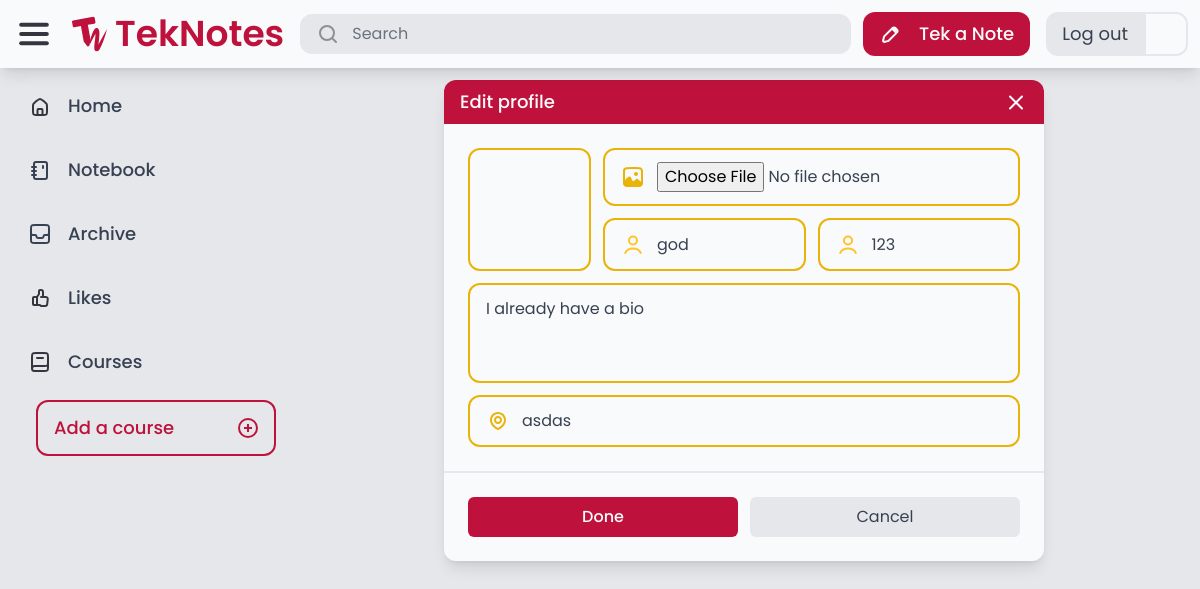
The page /auth/profile/edit/ (signed in) on the database its author committed.
### authentication/models.py (models this page shows, shortened)
class Profile(models.Model):
    user = models.OneToOneField(User, on_delete=models.CASCADE)
    bio = models.TextField(max_length=500, default="No bio yet.")
    avatar = models.ImageField(default="avatars/default.jpg", upload_to="avatars/")
    location = models.CharField(max_length=30, blank=True)

### authentication/views.py (the view)
# urls.py: path("profile/edit/", views.edit_profile, name="edit_profile"),
@login_required
def edit_profile(request):
    profile = Profile.objects.get(user=request.user)
    if request.method == "POST":
        if "avatar" in request.FILES:
            profile.avatar = request.FILES["avatar"]
        profile.user.first_name = request.POST.get(
            "first_name", profile.user.first_name
        )
        profile.user.last_name = request.POST.get("last_name", profile.user.last_name)
        profile.bio = request.POST.get("bio", profile.bio)
        profile.location = request.POST.get("location", profile.location)
        profile.user.save()
        profile.save()
        return redirect("auth:profile", user_id=request.user.id)
    else:
        return render(request, "authentication/edit_profile.html", {"profile": profile})

### core/context_processors.py (called while the page is built)
def courses_list(request):
    return {
        'your_courses': Course.objects.all().distinct()
    }

### authentication/templates/authentication/edit_profile.html (shortened to what this page needs)
{% extends 'core/base.html' %}
{% load static %}
{% block content %}
    <div class="flex flex-col max-w-[600px] w-full rounded-xl bg-gray-50 self-center shadow-lg">
        <div class="flex px-4 py-2 bg-rose-700 w-full justify-between items-center rounded-t-xl">
            <p class="font-medium text-gray-50 text-lg">Edit profile</p>
            <a href="javascript:history.back()"><img src="{% static 'teknotes/images/Close.svg' %}" alt="x"></a>
        </div>
        <div class="flex flex-col items-center justify-center">
            <form action="." method="post" class="flex flex-col w-full" enctype="multipart/form-data">
                <div class="flex flex-col p-6 gap-3">
                    <div class="flex gap-3 w-full">
                        <div id="avatar" class="cursor-pointer flex aspect-square h-full rounded-xl bg-[url('{{ profile.avatar.url }}')] bg-cover border-2 border-yellow-500 relative" onclick="document.getElementById('profileImageInput').click();">
                        </div>
                        <div class="flex flex-col gap-3 w-full overflow-hidden">
                            <div class="flex gap-3 px-4 py-3 border-2 border-yellow-500 rounded-xl w-full">
                                <img src="{% static 'teknotes/images/Image.svg' %}" alt="Image">
                                <input type="file" accept="image/*" id="profileImageInput" name="avatar" class="w-full text-gray-700">
                            </div>
                            <div class="flex gap-3 w-full">
                                <div class="flex gap-3 px-4 py-3 border-2 border-yellow-500 rounded-xl flex-1">
                                    <img src="{% static 'teknotes/images/User_yellow.svg' %}" alt="User">
                                    <input type="text" id="firstName" name="first_name" class="placeholder-gray-500 text-gray-700 bg-transparent border-none focus:outline-none flex-1 w-full" placeholder="First Name" value="{{ profile.user.first_name }}">
                                </div>
                                <div class="flex gap-3 px-4 py-3 border-2 border-yellow-500 rounded-xl flex-1">
                                    <img src="{% static 'teknotes/images/User_yellow.svg' %}" alt="User">
                                    <input type="text" id="lastName" name="last_name" class="placeholder-gray-500 text-gray-700 bg-transparent border-none focus:outline-none flex-1 w-full" placeholder="Last Name" value="{{ profile.user.last_name }}">
                                </div>
                            </div>
                        </div>
                    </div>
                    <div class="flex flex-col gap-3 px-4 py-3 border-2 border-yellow-500 rounded-xl">
                        <textarea id="bio" name="bio" class="placeholder-gray-500 text-gray-700 bg-transparent border-none focus:outline-none flex-1 resize-none" rows="3" placeholder="Bio">{{ profile.bio }}</textarea>
                    </div>
                    <div class="flex gap-3 px-4 py-3 border-2 border-yellow-500 rounded-xl">
                        <img src="{% static 'teknotes/images/Pin.svg' %}" alt="Pin">
                        <input type="text" id="location" name="location" class="placeholder-gray-500 text-gray-700 bg-transparent border-none focus:outline-none flex-1 w-full" placeholder="Location" value="{{ profile.location }}">
                    </div>
                </div>
                <div class="flex p-6 gap-3 w-full border-t-2 border-gray-200 items-center">
                    <button class="px-4 py-2 text-gray-50 bg-rose-700 font-medium rounded-md w-full">Done</button>
                    <a href="javascript:history.back()" class="flex px-4 py-2 bg-gray-200 rounded-md w-full justify-center">
                        <p class="text-gray-700">Cancel</p>
                    </a>
                </div>
            </form>
        </div>
    </div>
{% endblock %}

### core/templates/core/base.html (shortened to what this page needs)
{% extends 'core/core.html' %}
{% load static %}
{% block body %}
    <div class="flex flex-col h-full overflow-hidden">
        <header class="flex items-center w-full p-3 gap-3 shadow-lg z-10 bg-gray-50">
            <div class="flex flex-1 items-center gap-4">
                <img class="cursor-pointer" id="menu-icon" src="{% static 'teknotes/images/Menu.svg' %}" alt="Menu">
                <a href="/" class="flex items-center gap-2">
                    <img src="{% static 'teknotes/images/TekNotes-Logo.svg' %}" alt="Logo">
                    <p id="logo-text" class="font-semibold text-rose-700 text-4xl">TekNotes</p>
                </a>
                <form action="{% url 'advanced_search:search' %}" method="get" class="flex flex-1 max-w-[600px] px-4 py-2 rounded-xl bg-gray-200 transition-all hover:bg-gray-300 gap-3 cursor-text min-w-[0px]" onclick="this.querySelector('input[name=\'query\']').focus();">
                    <img src="{% static 'teknotes/images/Search.svg' %}" alt="Search">
                    <input name="query" class="placeholder-gray-500 w-full text-gray-700 bg-transparent border-none focus:outline-none min-w-[0px]" type="text" value="{{ query }}" placeholder="Search">
                </form>
            </div>
            <div class="flex items-center gap-4 h-full">
                {% if request.user.is_authenticated %}
                    <a href="{% url 'notes:tek_a_note' %}" class="flex bg-rose-700 rounded-xl gap-4 px-4 py-2 transition-all hover:shadow-lg">
                        <img src="{% static 'teknotes/images/Edit.svg' %}" alt="Edit">
                        <p class="new-note-text text-gray-50 font-medium text-lg">Tek a Note</p>
                    </a>
                    <div class="flex h-full">
                        <a href="{% url 'auth:logout' %}" class="transition-all flex gap-4 px-4 py-2 rounded-l-xl bg-gray-200 hover:shadow-lg">
                            <p class="text-gray-700 text-lg">Log out</p>
                        </a>
                        <a href="{% url 'auth:profile' request.user.id %}" class="transition-all flex h-full aspect-square rounded-r-xl bg-[url('{{ request.user.profile.avatar.url }}')] bg-cover border-2 border-gray-200 hover:shadow-lg"></a>
                    </div>
                {% else %}
                    <a href="{% url 'auth:login' %}" class="flex bg-rose-700 rounded-xl gap-4 px-6 py-2 transition-all hover:shadow-lg">
                        <p class="text-gray-50 font-medium text-lg">Sign In</p>
                    </a>
                {% endif %}
            </div>
        </header>
        <main class="flex bg-gray-200 h-full overflow-hidden">
            <nav class="flex flex-col w-full max-w-72 h-full p-3 gap-3 overflow-y-auto">
                <a href="/" class="nav-elem flex rounded-xl px-4 py-3 gap-4 {% if request.path == '/' %} active-nav bg-gray-50 px-6 py-3 shadow-lg border-l-8 border-rose-700 {% endif %}">
                    <img src="{% static 'teknotes/images/Home.svg' %}" alt="Home">
                    <p class="nav-text text-lg text-gray-700 font-medium">Home</p>
                </a>
                <a href="/notebook/" class="nav-elem flex rounded-xl px-4 py-3 gap-4 {% if request.path == '/notebook/' %} active-nav bg-gray-50 px-6 py-3 shadow-lg border-l-8 border-rose-700 {% endif %}">
                    <img src="{% static 'teknotes/images/notebook.svg' %}" alt="Notebook">
                    <p class="nav-text text-lg text-gray-700 font-medium">Notebook</p>
                </a>
                <a href="/archive/" class="nav-elem flex rounded-xl px-4 py-3 gap-4 {% if request.path == '/archive/' %} active-nav bg-gray-50 px-6 py-3 shadow-lg border-l-8 border-rose-700 {% endif %}">
                    <img src="{% static 'teknotes/images/Archive.svg' %}" alt="Archive">
                    <p class="nav-text text-lg text-gray-700 font-medium">Archive</p>
                </a>
                <a href="/likes/" class="nav-elem flex rounded-xl px-4 py-3 gap-4 {% if request.path == '/likes/' %} active-nav bg-gray-50 px-6 py-3 shadow-lg border-l-8 border-rose-700 {% endif %}">
                    <img src="{% static 'teknotes/images/Likes.svg' %}" alt="Likes">
                    <p class="nav-text text-lg text-gray-700 font-medium">Likes</p>
                </a>
                <div class="nav-elem flex rounded-xl px-4 py-3 gap-4">
                    <img src="{% static 'teknotes/images/Course.svg' %}" alt="Courses">
                    <p class="nav-text text-lg text-gray-700 font-medium">Courses</p>
                </div>
                <div id="courses" class="flex flex-col pl-6 gap-3">
                    <a id="add-course" href="{% url 'course:add_a_course' %}" class="transition-all course-elem nav-elem flex rounded-xl px-4 py-3 justify-between border-2 border-rose-700 hover:bg-rose-700 text-rose-700 hover:text-gray-50 hover:font-regular">
                        <p class="course-text text-lg font-medium">Add a course</p>
                        <img src="{% static 'teknotes/images/Add.svg' %}" alt="Courses">
                    </a>
                </div>
            </nav>
            <div class="flex flex-col flex-1 h-full p-3 gap-3 overflow-hidden">
                {% block content %}
                {% endblock %}
            </div>
        </main>
    </div>
{% endblock %}

### core/templates/core/core.html (shortened to what this page needs)
{% load static %}
<!DOCTYPE html>
<html lang="en" class="h-full">
<head>
    <script src="https://cdn.tailwindcss.com"></script>
</head>
<body class="grid font-sans h-full bg-gray-200" style="font-family: 'Poppins', sans-serif;">
    {% block body %}
    {% endblock %}
</body>
</html>

### rows shown on the page
Profile: first_name "god", last_name "123", bio "I already have a bio", location "asdas"
